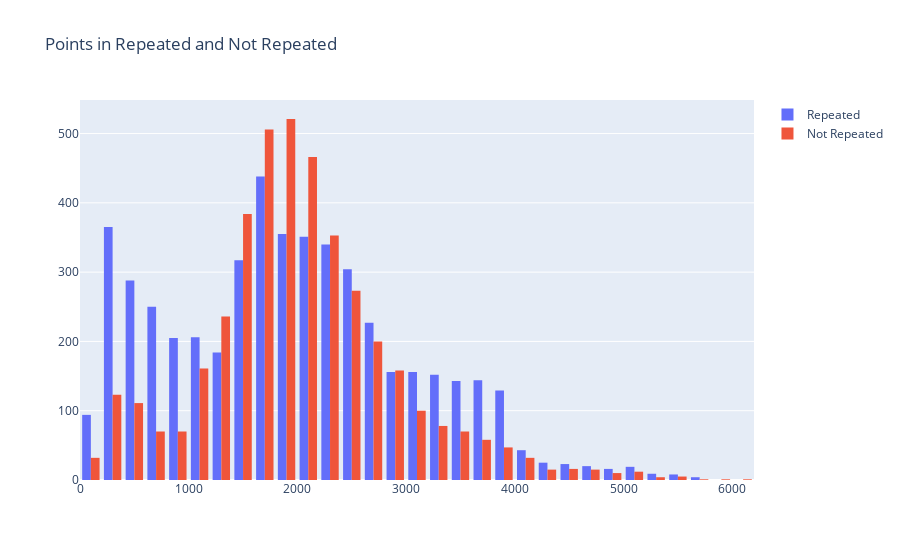

The cell this chart's notebook holds for it:
### Code cell
fig = go.Figure(data=[
    go.Histogram(x=data[data.Repeater == 1].Points,nbinsx=50, name="Repeated"),
    go.Histogram(x=data[data.Repeater == 0].Points,nbinsx=50, name="Not Repeated")
])

fig.update_layout(title_text="Points in Repeated and Not Repeated")
fig.show()

### Figure 1 — Plotly figure (JSON) as saved in the notebook; plotly's stock layout.template omitted (floating-point values rounded to 4 significant figures; data arrays with more than 128 entries replaced by an {"elided": "..."} marker saying what was removed)
{"data": [{"name": "Repeated", "nbinsx": 50, "type": "histogram", "x": {"elided": "4971 int values"}}, {"name": "Not Repeated", "nbinsx": 50, "type": "histogram", "x": {"elided": "4129 int values"}}], "layout": {"title": {"text": "Points in Repeated and Not Repeated"}}}
